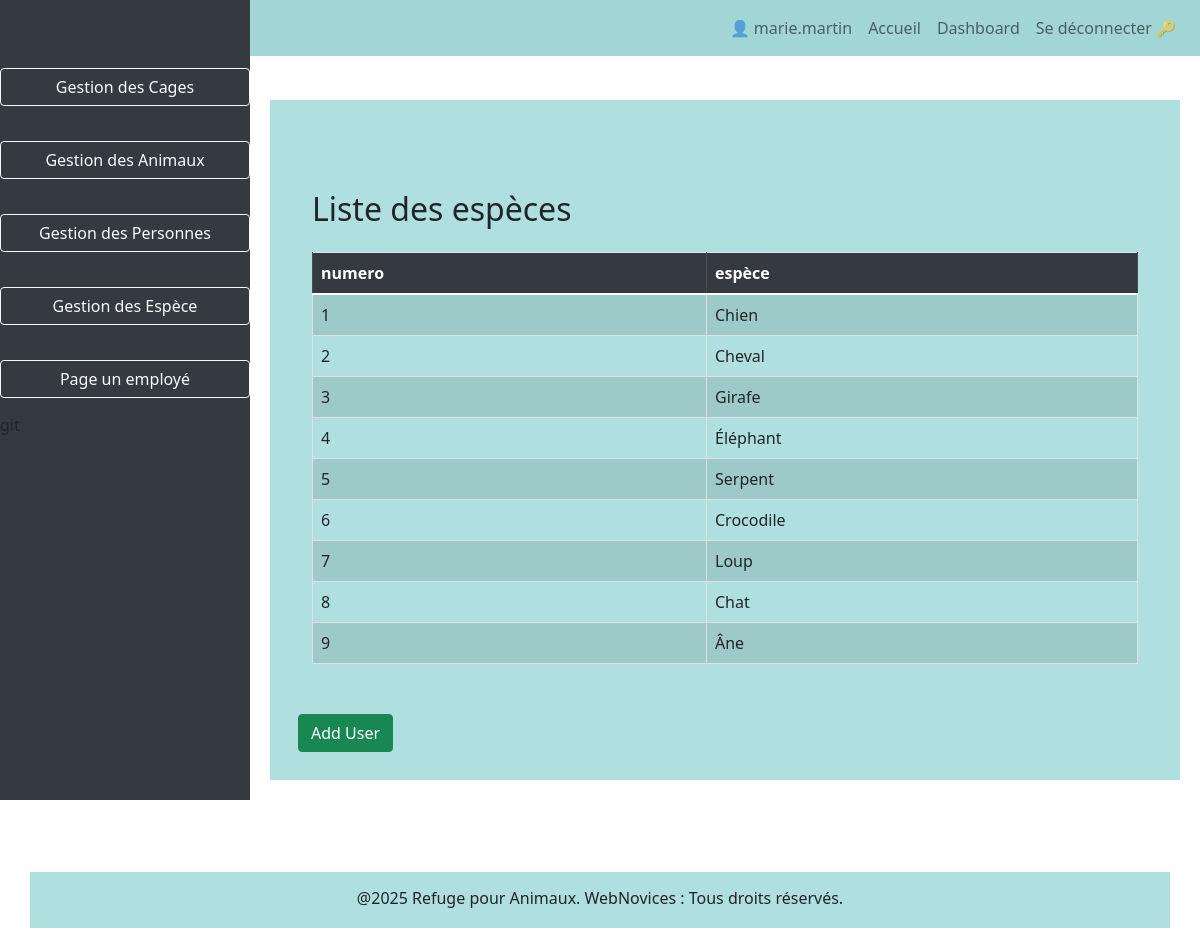
The page /?page=dashboard&table=espece (signed in) on the database its author committed.
### tables this page shows
CREATE TABLE `espece` (
  `id_espece` int NOT NULL AUTO_INCREMENT,
  `nom` varchar(100) DEFAULT NULL,
  PRIMARY KEY (`id_espece`)
);

### www/src/model/Espece.php (called while the page is built, shortened)
<?php
class Espece
{
    public function getAllEspeces()
    {
       try{
        $pdo=dbConnect();
        $especesStatement = $pdo->prepare('SELECT * FROM espece');
        $especesStatement->execute();
        $especes=$especesStatement->fetchAll();
        return $especes;}
        catch(Exception $exception){
            die('Erreur : '.$exception->getMessage());
        }
    }
}

### www/src/template/tableEspece.php (the view)
<?php
require_once(dirname(__DIR__,1).'/model/Espece.php');
$espece = new Espece;
$listEspeces = $espece->getAllEspeces();
?>
<div class="container mt-4">
        <h2 class="mb-4">Liste des espèces</h2>
        <table class="table table-bordered table-striped">
            <thead class="thead-dark">
                <tr>
                    <th>numero</th>
                    <th>espèce</th>
                </tr>
            </thead>
            <tbody>
                <?php
                foreach ($listEspeces as $espece){
                    echo "<tr>";
                    echo "<td>" . $espece['id_espece'] . "</td>";
                    echo "<td>" . $espece['nom'] . "</td>";
                    echo "</tr>";
                }
                ?>
            </tbody>
        </table>
    </div>

### www/src/template/footer.php (style rules this page uses)
.container { background-color: #AFDFDF; padding: 14px; }

### rows shown on the page
espece: id_espece "1", nom "Chien"
espece: id_espece "2", nom "Cheval"
espece: id_espece "3", nom "Girafe"
espece: id_espece "4", nom "Éléphant"
espece: id_espece "5", nom "Serpent"
espece: id_espece "6", nom "Crocodile"
espece: id_espece "7", nom "Loup"
espece: id_espece "8", nom "Chat"
espece: id_espece "9", nom "Âne"

### other values the page prints
$_SESSION['login'] "marie.martin"
